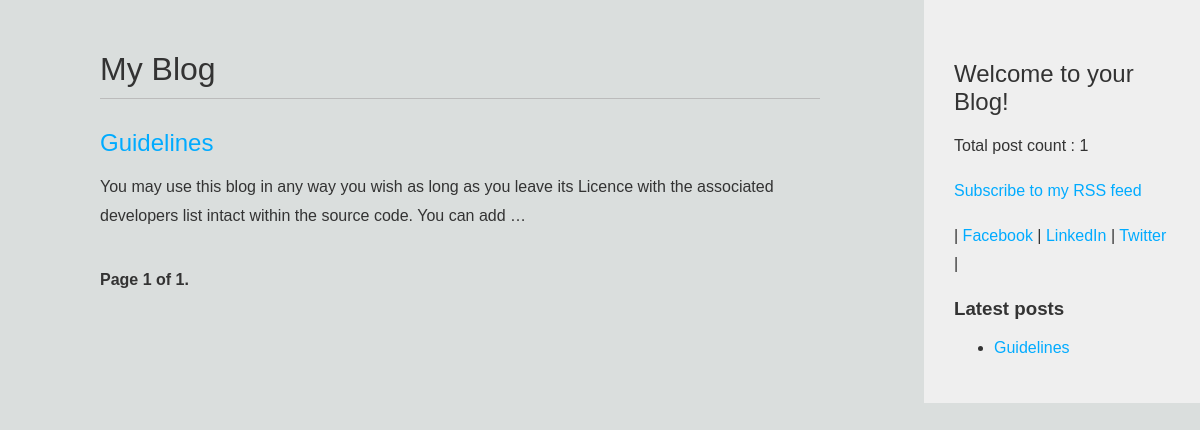
/blog/, run on an earlier commit of the app's database.
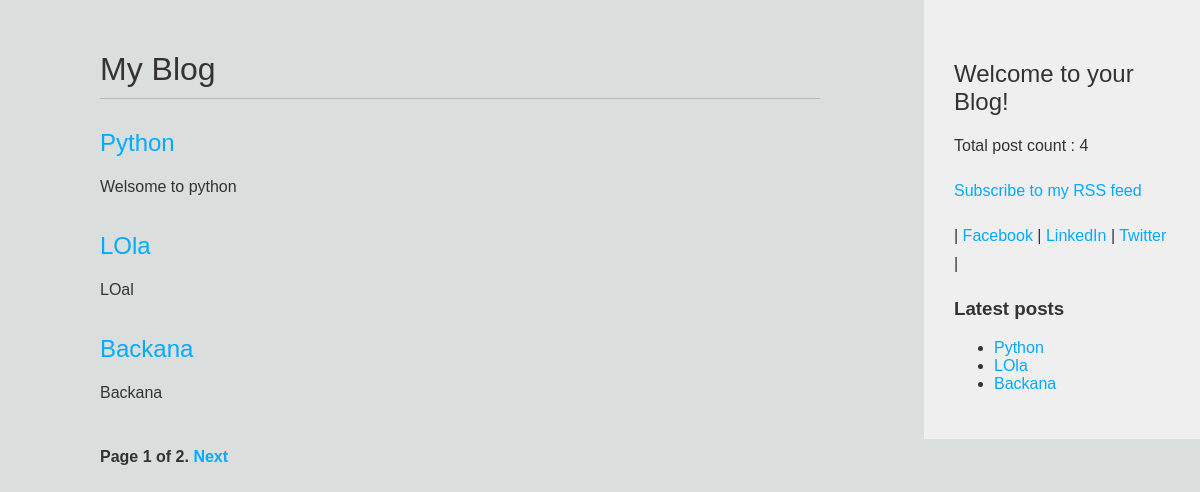
And on a later commit of the database.
### blog/models.py (models this page shows, shortened)
class Post(models.Model):
    STATUS_CHOICES = (
        ('draft','Draft'),
        ('published','Published'),
    )
    title = models.CharField(max_length=250)
    slug = models.SlugField(max_length=250,unique_for_date='publish')
    author = models.ForeignKey(User, on_delete=models.CASCADE,related_name='blog_posts')
    body = models.TextField()
    publish = models.DateTimeField(default=timezone.now)
    created = models.DateTimeField(auto_now_add=True)
    updated = models.DateTimeField(auto_now=True)
    status = models.CharField(max_length=10,choices=STATUS_CHOICES,default='draft')
    class Meta:
        ordering = ('-publish',)
    objects = models.Manager() #the default manager
    published = PublishedManager() #our custom manager
    def get_absolute_url(self):
        return reverse('blog:post_detail',args=[self.publish.year,self.publish.month, self.publish.day, self.slug])

### blog/views.py (the view)
# urls.py: path('', views.post_list, name='post_list'),
def post_list(request):
    object_list = Post.published.all()
    paginator = Paginator(object_list, 3) #3 posts in each page
    page = request.GET.get('page')
    try:
        posts = paginator.page(page)
    except PageNotAnInteger:
        posts = paginator.page(1)
    except EmptyPage:
        posts = Paginator.page(Paginator.num_pages)
    return render(request, 'blog/post/list.html',{'page':page,'posts':posts})

### blog/models.py (called while the page is built)
    def get_queryset(self):
        return super(PublishedManager,
self).get_queryset()\
.filter(status='published')

### blog/templatetags/blog_tags.py (called while the page is built)
@register.simple_tag
def total_posts():
    return Post.published.count()

@register.inclusion_tag('blog/post/latest_posts.html')
def show_latest_posts(count=5):
    latest_posts = Post.published.order_by('-publish')[:count]
    return {'latest_posts':latest_posts}

### blog/templates/blog/post/list.html (shortened to what this page needs)
{% extends "blog/base.html" %}
{% block content %}
  <h1>My Blog</h1>
  {% for post in posts %}
    <h2>
        <a href="{{ post.get_absolute_url }}">{{ post.title }}</a>
    </h2>
    {{ post.body|truncatewords:30|linebreaks }}
  {% endfor %}
  {% include "pagination.html" with page=posts %}
{% endblock %}

### blog/templates/blog/base.html (shortened to what this page needs)
{% load blog_tags %}
{% load static %}
<!DOCTYPE html>
<html>
<head>
    <link href="{% static 'css/blog.css' %}" rel="stylesheet">
</head>
<body>
    <div id="content">
        {% block content %}
        {% endblock %}
    <div id="sidebar">
        <h2>Welcome to your Blog!</h2>
        <p>Total post count : {% total_posts %}</p>
        <p><a href="{% url 'blog:post_feed' %}">Subscribe to my RSS feed</a></p>
        <p>
            | <a href="#">Facebook</a>
            | <a href="#">LinkedIn</a>
            | <a href="#">Twitter</a> |
        </p>
        <h3>Latest posts</h3>
        {% show_latest_posts 3 %}
    </div>
</body>
</html>
</html>

### blog/templates/pagination.html (shortened to what this page needs)
<div class="pagination">
   <span class="step-links">
        <span class="current">
            Page {{ page.number }} of {{ page.paginator.num_pages }}.
        </span>
          {% if page.has_next %}
            <a href="?page={{ page.next_page_number }}">Next</a>
          {% endif %}
   </span>
</div>
</div>

### blog/templates/blog/post/latest_posts.html
<ul>
    {% for post in latest_posts %}
      <li>
        <a href="{{ post.get_absolute_url }}">{{ post.title }}</a>
      </li>
    {% endfor %}
</ul>

### blog/static/css/blog.css (style rules this page uses)
body { margin:0; padding:0; font-weight: 400; color:#333; font-family:helvetica, sans-serif; background-image: url('/static/img/nine.png'); }
p { line-height: 1.8; }
a { color:#00abff; text-decoration:none; }
h1 { font-weight:normal; border-bottom:1px solid #bbb; padding:0 0 10px 0; }
h2 { font-weight:normal; margin:30px 0 0; }
#content { float:left; width:60%; padding:0 0 0 30px; }
#sidebar { float:right; width:18%; padding:30px; background:#efefef; height:100%; }
.pagination { margin:40px 0; font-weight:bold; }
#content { padding:30px 100px; }

What changed in the data, as far as the page shows it:
no longer on this page (row unchanged): Post: title "Guidelines", body "You may use this blog in any way you wish as long as you leave its Licence with the associated developers list intact within the source code. You can add …"
added Post: title "Python", body "Welsome to python"
added Post: title "LOla", body "LOal"
added Post: title "Backana", body "Backana"
Also different on the page:
{{ page.paginator.num_pages }}: "1" → "2"
text no longer shown: "1"
text now shown: "Next 4"
